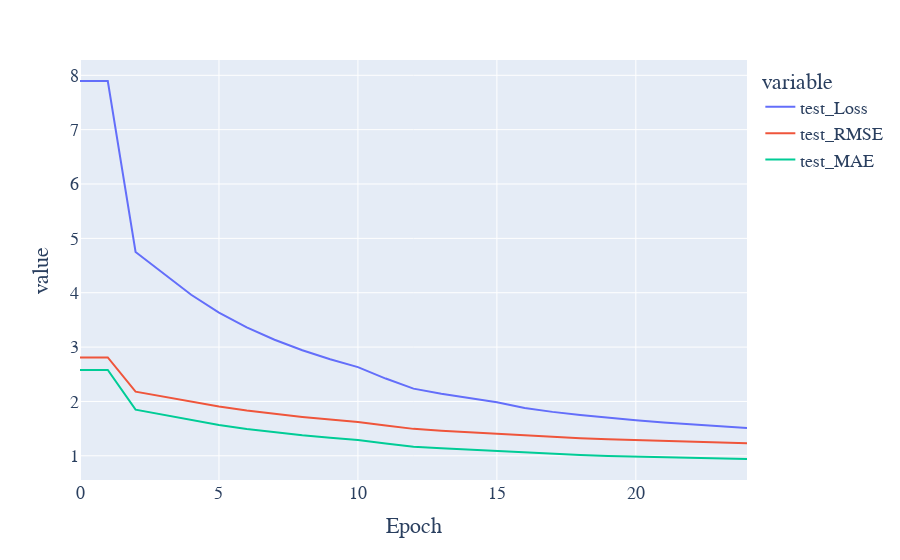

The notebook cell this image was saved under:
### Markdown cell above
### SVT Analysis

### Code cell
with open('results.json') as f:
    hists = json.load(f)

best = min(hists, key= lambda x: min(x.get('hist',{}).get('test_RMSE', [float('inf')])))
svt_best_tau = best['tau']
svt_best_delta = best['delta']
svt_best_n_epochs = np.argmin(best['hist']['test_RMSE'])
best_hist = best['hist']
plot_experiment(best_hist)

taus = np.unique([hist['tau'] for hist in hists])
deltas = np.unique([hist['delta'] for hist in hists])
rmses = []
for tau, delta in product(taus,deltas):
    rmse = [hist.get('hist',{}).get('test_RMSE', [np.nan])[-1] \
            for hist in hists if hist['tau']==tau and hist['delta']==delta]
    if rmse:
        rmses.append(rmse[0])
    else:
        rmses.append(np.nan)
rmses = np.array(rmses).reshape(len(deltas), len(taus))
df = pd.DataFrame(rmses,index=deltas,columns=taus )

df.index.name = 'deltas'
df.columns.name = 'taus'


def background_gradient(s, m, M, cmap='PuBu', low=0, high=0):
    s = M-s
    rng = M - m
    norm = colors.Normalize(m - (rng * low),
                            M + (rng * high))
    normed = norm(s.values)
    c = [colors.rgb2hex(x) for x in plt.cm.get_cmap(cmap)(normed)]
    return ['background-color: %s' % color for color in c]

df.style.apply(background_gradient,
               cmap='PuBu',
               m=df.min().min(),
               M=df.max().max(),
               low=0,
               high=0.2).format("{:.4f}")

### Figure 1 — Plotly figure (JSON) as saved in the notebook; plotly's stock layout.template omitted (floating-point values rounded to 4 significant figures)
{"data": [{"hovertemplate": "variable=test_Loss<br>Epoch=%{x}<br>value=%{y}<extra></extra>", "legendgroup": "test_Loss", "line": {"color": "#636efa", "dash": "solid"}, "mode": "lines", "name": "test_Loss", "orientation": "v", "showlegend": true, "type": "scatter", "x": [0, 1, 2, 3, 4, 5, 6, 7, 8, 9, 10, 11, 12, 13, 14, 15, 16, 17, 18, 19, 20, 21, 22, 23, 24], "xaxis": "x", "y": [7.895, 7.895, 4.751, 4.357, 3.963, 3.635, 3.363, 3.135, 2.942, 2.776, 2.631, 2.421, 2.236, 2.14, 2.058, 1.985, 1.879, 1.808, 1.751, 1.7, 1.656, 1.614, 1.577, 1.542, 1.509], "yaxis": "y"}, {"hovertemplate": "variable=test_RMSE<br>Epoch=%{x}<br>value=%{y}<extra></extra>", "legendgroup": "test_RMSE", "line": {"color": "#EF553B", "dash": "solid"}, "mode": "lines", "name": "test_RMSE", "orientation": "v", "showlegend": true, "type": "scatter", "x": [0, 1, 2, 3, 4, 5, 6, 7, 8, 9, 10, 11, 12, 13, 14, 15, 16, 17, 18, 19, 20, 21, 22, 23, 24], "xaxis": "x", "y": [2.81, 2.81, 2.18, 2.087, 1.991, 1.906, 1.834, 1.771, 1.715, 1.666, 1.622, 1.556, 1.495, 1.463, 1.435, 1.409, 1.371, 1.345, 1.323, 1.304, 1.287, 1.271, 1.256, 1.242, 1.229], "yaxis": "y"}, {"hovertemplate": "variable=test_MAE<br>Epoch=%{x}<br>value=%{y}<extra></extra>", "legendgroup": "test_MAE", "line": {"color": "#00cc96", "dash": "solid"}, "mode": "lines", "name": "test_MAE", "orientation": "v", "showlegend": true, "type": "scatter", "x": [0, 1, 2, 3, 4, 5, 6, 7, 8, 9, 10, 11, 12, 13, 14, 15, 16, 17, 18, 19, 20, 21, 22, 23, 24], "xaxis": "x", "y": [2.58, 2.58, 1.849, 1.752, 1.651, 1.565, 1.492, 1.43, 1.378, 1.332, 1.291, 1.226, 1.167, 1.137, 1.113, 1.091, 1.055, 1.032, 1.014, 0.9984, 0.9848, 0.9725, 0.9612, 0.9508, 0.9411], "yaxis": "y"}], "layout": {"font": {"family": "Courier New, monospace", "size": 18}, "hoverlabel": {"font": {"family": "Rockwell", "size": 12}}, "legend": {"title": {"text": "variable"}, "tracegroupgap": 0}, "margin": {"t": 60}, "xaxis": {"anchor": "y", "domain": [0, 1], "showspikes": true, "title": {"text": "Epoch"}}, "yaxis": {"anchor": "x", "domain": [0, 1], "title": {"text": "value"}}}}
